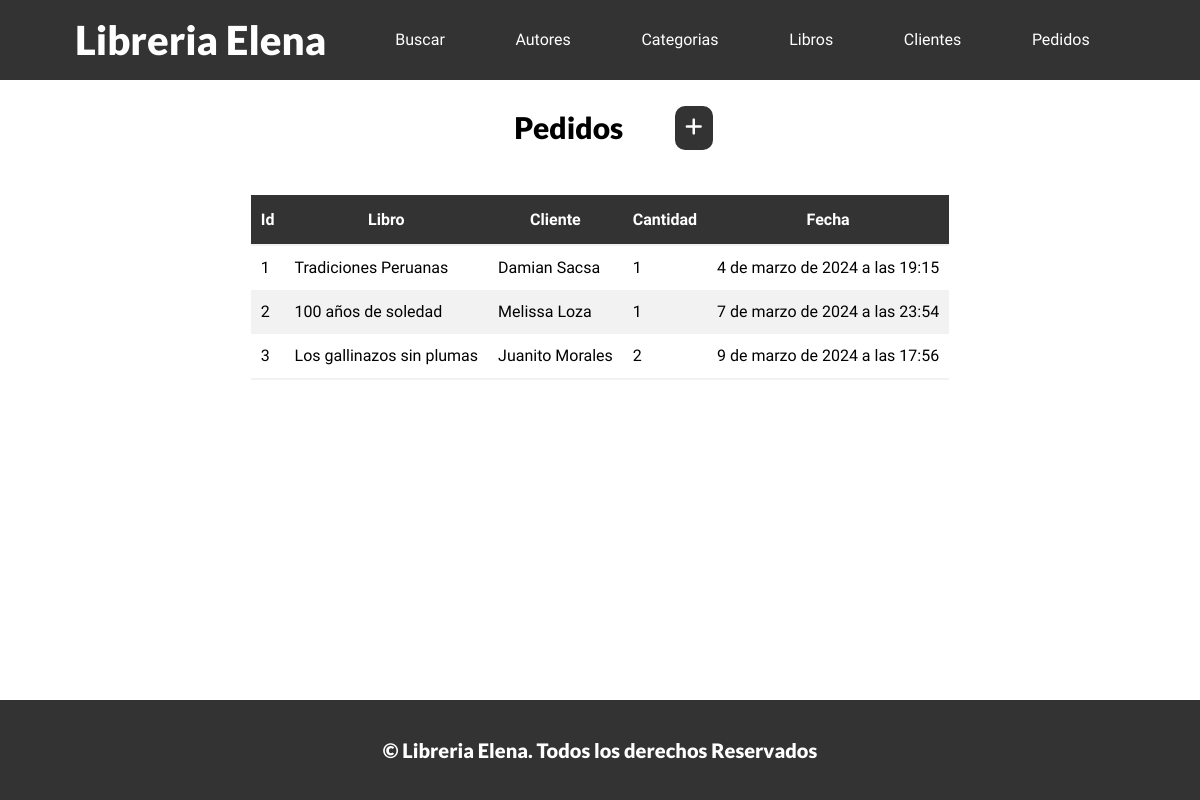
Page /pedidos/ on the committed database.
### appLibros/models.py (models this page shows, shortened)
class Pedido(models.Model):
    libro = models.ForeignKey(Libro, on_delete=models.CASCADE)
    cliente = models.ForeignKey(Cliente, on_delete=models.CASCADE)
    cantidad = models.IntegerField()
    fecha_creacion = models.DateTimeField(auto_now_add=True)

class Libro(models.Model):
    titulo = models.CharField(max_length=100)
    autor = models.ForeignKey(Autor, on_delete=models.CASCADE)
    descripcion = models.TextField()
    categorias = models.ManyToManyField(Categoria)
    precio = models.DecimalField(max_digits=6, decimal_places=2)
    stock = models.IntegerField()
    disponible = models.BooleanField(default=True)
    def __str__(self):
        return self.titulo

class Cliente(models.Model):
    nombre = models.CharField(max_length=100)
    apellido = models.CharField(max_length=100)
    email = models.EmailField()
    def __str__(self):
        return f"{self.nombre} {self.apellido}"

### appLibros/views.py (the view)
# urls.py: path('pedidos/', pedidos, name='pedidos'),
def pedidos(request):
    pedidos = Pedido.objects.all()
    return render(request, 'pedidos.html', {
        'pedidos': pedidos
    })

### appLibros/templates/pedidos.html
{% extends 'index.html' %}
{% block contenido %}
<main class="contenedor">
    <div class="titulo-tabla">
        <h2>Pedidos</h2>
        <a href="{% url 'pedido_form' %}" class="btn">
            <i class="fa fa-lg fa-plus" ></i>
        </a>
    </div>
    <table>
        <thead>
            <tr>
                <th>Id</th>
                <th>Libro</th>
                <th>Cliente</th>
                <th>Cantidad</th>
                <th>Fecha</th>
            </tr>
        </thead>
        <tbody>
            {% for p in pedidos %}
            <tr>
                <td>{{p.id}}</td>
                <td>{{p.libro}}</td>
                <td>{{p.cliente}}</td>
                <td>{{p.cantidad}}</td>
                <td>{{p.fecha_creacion}}</td>
            </tr>
            {% endfor %}
        </tbody>
    </table>
</main>
{% endblock contenido %}

### appLibros/static/css/styles.css (style rules this page uses)
html { box-sizing: border-box; font-size: 62.5%; }
*, *:before, *:after { box-sizing: inherit; }
:root { --plomo: #333333; --plomo_btn: #515151; --fuentePrincipal: 'Roboto', sans-serif; --fuenteSecundaria: 'Lato', sans-serif; --separacion: 5rem; }
body { font-family: var(--fuentePrincipal); font-size: 1.6rem; line-height: 1.5; height: 100%; display: flex; flex-direction: column; min-height: 100vh; }
main { flex: 1; }
.contenedor { max-width: 120rem; width: 90%; margin: 0 auto; padding-bottom: 2rem; }
h1, h2, h3 { font-weight: 900; font-family: var(--fuenteSecundaria); margin: calc(var(--separacion) / 2) 0; }
h2 { font-size: 3rem; }
a { text-decoration: none; color: white; }
.btn { background-color: var(--plomo); display: block; color: white; padding: 1rem; text-align: center; border: none; transition: background-color .3s ease-out; cursor: pointer; width: auto; border-radius: 1rem; }
table { margin: 0 auto; max-width: 50 rem; border-collapse: collapse; margin-top: 2rem; margin-bottom: 3rem; }
thead { background-color: var(--plomo); color: white; }
th, td { padding: 1rem; }
tr:nth-child(even) { background-color: #f2f2f2; }
tr:last-child { border-bottom: 2px solid #f2f2f2; }
th { height: 5rem; }
.titulo-tabla { display: grid; margin: 0 auto; grid-template-columns: 3fr 1fr; max-width: 25rem; align-items: center; justify-items: center; }
.titulo-tabla a { max-width: 6rem; }

### rows in the picture
Pedido: id "1", libro "Tradiciones Peruanas", cliente "Damian Sacsa", cantidad "1", fecha_creacion "4 de marzo de 2024 a las 19:15"
Pedido: id "2", libro "100 años de soledad", cliente "Melissa Loza", cantidad "1", fecha_creacion "7 de marzo de 2024 a las 23:54"
Pedido: id "3", libro "Los gallinazos sin plumas", cliente "Juanito Morales", cantidad "2", fecha_creacion "9 de marzo de 2024 a las 17:56"
